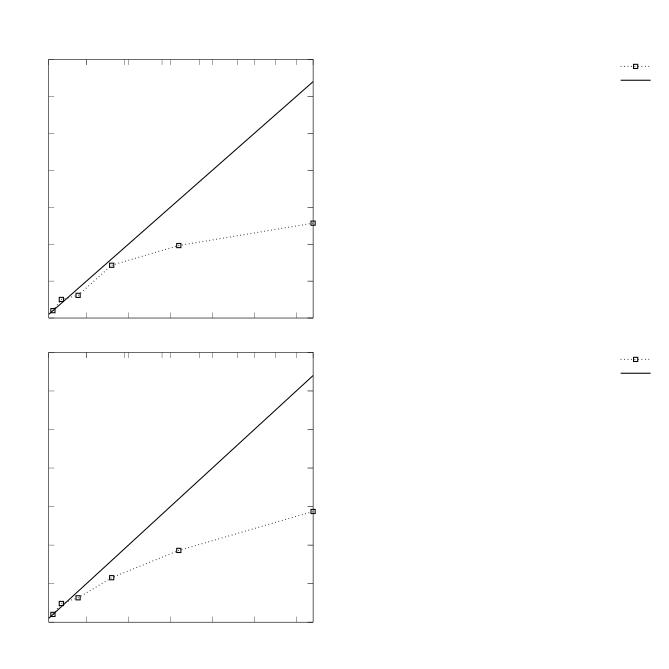

gnuplot code for this plot:
set output 'Additional_2.tex'
set terminal cairolatex  pdf   size 17cm,17cm
set multiplot
set size 1,0.5
set size 0.98,0.49
set origin 0.01,0.505
unset lmargin 
unset rmargin 
set tmargin 4e00
set bmargin 1e00
unset logscale x
unset logscale y
unset logscale x2
unset logscale y2
set xrange [1:64]
set autoscale y
set autoscale x2
set autoscale y2
unset xlabel
set ylabel "Speedup"
unset x2label
set y2label "SolIter: Precondition Solve"
set title "Speedup"
unset key
set key outside right vertical maxrows 2 
set xtics 
set x2tics format " " 
set ytics 
set y2tics format " " 
set termoption dashed
plot "Additional_2_data_0.csv" title "NewtonGmres Swz w Coarse Overlap MGLevels2" with linespoints linecolor  "black" dashtype 3 linewidth 3 pointtype 4 pointsize 0.5, "Additional_2_data_1.csv" title "Ideal" with lines linecolor  "black" dashtype 1 linewidth 3
set size 0.98,0.49
set origin 0.01,0.005
unset lmargin 
unset rmargin 
set tmargin 1e00
unset bmargin 
unset logscale x
unset logscale y
unset logscale x2
unset logscale y2
set xrange [1:64]
set autoscale y
set autoscale x2
set autoscale y2
set xlabel "Processors"
set ylabel "Speedup"
unset x2label
set y2label "SolIter: Newton Dirder"
unset title 
unset key
set key outside right vertical maxrows 2 
set xtics 
set x2tics format " " 
set ytics 
set y2tics format " " 
set termoption dashed
plot "Additional_2_data_2.csv" title "NewtonGmres Swz w Coarse Overlap MGLevels2" with linespoints linecolor  "black" dashtype 3 linewidth 3 pointtype 4 pointsize 0.5, "Additional_2_data_3.csv" title "Ideal" with lines linecolor  "black" dashtype 1 linewidth 3


exit
